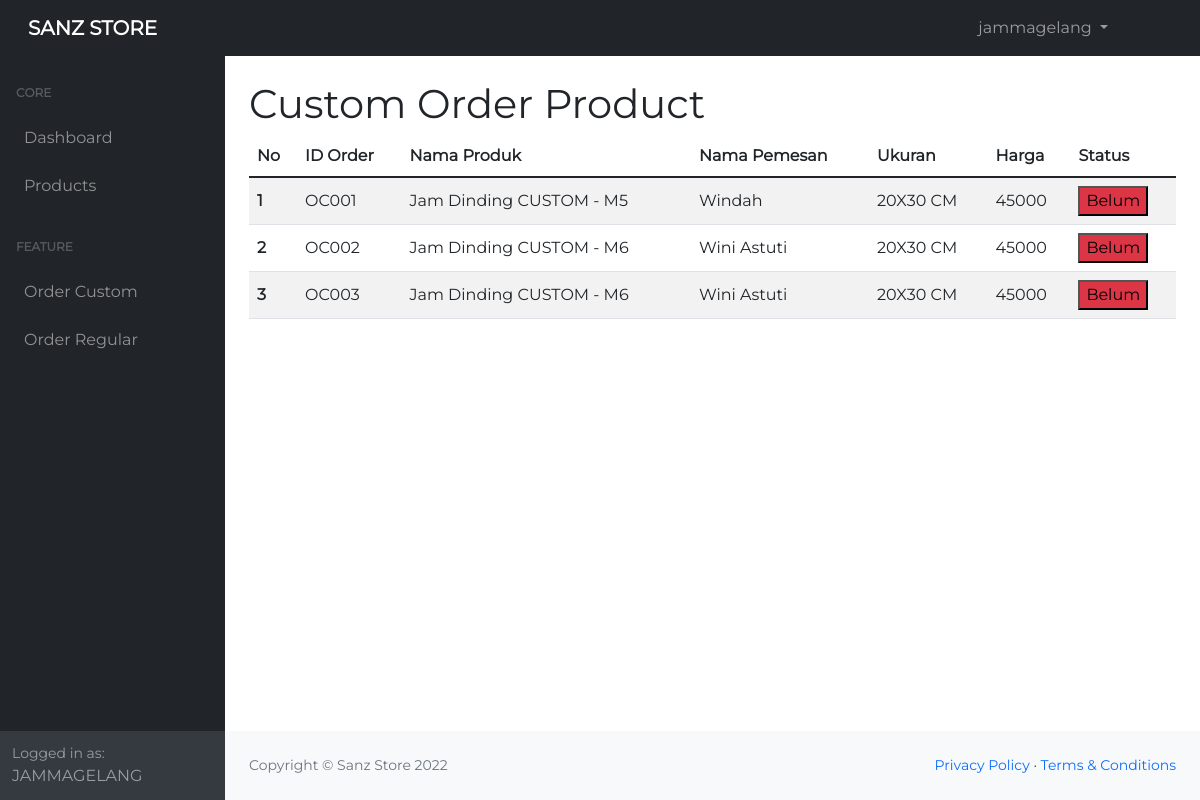
Page /data-order-custom.php (signed in) on the committed database.
### tables this page shows
CREATE TABLE `order_custom` (
  `ID_ORDER` varchar(8) NOT NULL,
  `NAMA_PELANGGAN` varchar(50) NOT NULL,
  `NO_HP` int(15) NOT NULL,
  `ALAMAT` text NOT NULL,
  `TANGGAL_PEMBELIAN` date NOT NULL,
  `ID_PRODUK` varchar(8) NOT NULL,
  `UKURAN` varchar(20) NOT NULL,
  `HARGA` int(20) NOT NULL,
  `STATUS_PEMBAYARAN` int(5) NOT NULL,
  `UCAPAN` text NOT NULL,
  `NAMA_CUSTOM` varchar(100) NOT NULL,
  `QUOTE` text NOT NULL,
  `FROM_NAME` varchar(50) NOT NULL,
  `IMAGE` varchar(300) NOT NULL
);

CREATE TABLE `produk` (
  `ID_PRODUK` varchar(8) NOT NULL,
  `NAMA_PRODUK` varchar(50) NOT NULL,
  `DESC_PRODUK` text NOT NULL,
  `JENIS_PRODUK` int(3) NOT NULL,
  `IMAGE_LINK` text NOT NULL
);

### data-order-custom.php (the view, shortened to what this page needs)
<!DOCTYPE html>
<html lang="en">
<head>
  <link rel="stylesheet" href="assets/css/bootstrap.min.css">
  <link rel="stylesheet" href="https://unpkg.com/swiper/swiper-bundle.min.css"/>
  <link href='https://unpkg.com/boxicons@2.1.2/css/boxicons.min.css' rel='stylesheet'>
  <link href="assets/custom/style-dashboard.css" rel="stylesheet" />
  <link rel="stylesheet" href="assets/custom/style.css">
</head>
<body class="sb-nav-fixed">
  <?php
    include 'component/navbar-dashboard.php';
    include 'koneksi.php';
  ?>
  <div id="layoutSidenav">
    <?php include 'component/sidebar.php' ?>
    <div id="layoutSidenav_content">
      <main>
        <div class="container-fluid px-4">
          <h1 class="mt-4">Custom Order Product</h1>
          <table class="table table-striped table-hover">
            <thead>
              <tr>
                <th scope="col">No</th>
                <th scope="col">ID Order</th>
                <th scope="col">Nama Produk</th>
                <th scope="col">Nama Pemesan</th>
                <th scope="col">Ukuran</th>
                <th scope="col">Harga</th>
                <th scope="col">Status</th>
              </tr>
            </thead>
            <tbody>
              <?php
                $no = 1;
                $result = mysqli_query($koneksi, "SELECT * FROM order_custom LEFT JOIN produk ON order_custom.ID_PRODUK = produk.ID_PRODUK");
                foreach ($result as $row) {
              ?>
              <tr>
                <th align=left valign=middle scope="row"><?php echo $no?></th>
                <td align=left valign=middle><?php echo $row['ID_ORDER'] ?></td>
                <td align=left valign=middle>Jam Dinding <?php echo $row['NAMA_PRODUK'] ?></td>
                <td align=left valign=middle>
                  <?php echo $row['NAMA_PELANGGAN'] ?>
                </td>
                <td align=left valign=middle>
                  <?php echo $row['UKURAN'] ?> CM
                </td>
                <td align=left valign=middle>
                  <?php echo $row['HARGA'] ?>
                </td>
                <td align=left valign=middle>
                  <button class="bg-danger" >Belum</button>
                </td>
              </tr>
              <?php
                $no++;
                }
              ?>
            </tbody>
          </table>
        </div>
      </main>
      <?php include 'component/footer-dashboard.php' ?>
    </div>
  </div>
</body>
</html>

### assets/custom/style.css (style rules this page uses)
* { box-sizing: border-box; text-decoration: none!important; }
body { font-family: 'Montserrat'; }

### rows in the picture
order_custom: ID_ORDER "OC001", ID_PRODUK.NAMA_PRODUK "CUSTOM - M5", NAMA_PELANGGAN "Windah", UKURAN "20X30", HARGA "45000"
order_custom: ID_ORDER "OC002", ID_PRODUK.NAMA_PRODUK "CUSTOM - M6", NAMA_PELANGGAN "Wini Astuti", UKURAN "20X30", HARGA "45000"
order_custom: ID_ORDER "OC003", ID_PRODUK.NAMA_PRODUK "CUSTOM - M6", NAMA_PELANGGAN "Wini Astuti", UKURAN "20X30", HARGA "45000"

### other values in the picture
$_SESSION['username'] "jammagelang"
$_SESSION['username'] "JAMMAGELANG"
